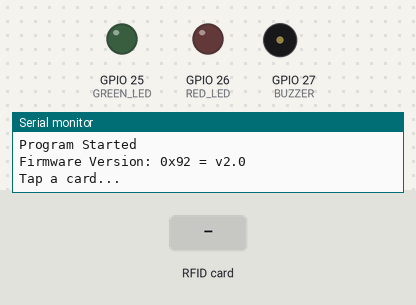
Recording of a program running on a simulated ESP32. On the bench: output pins drawn as LEDs (lit = HIGH), buzzer (waves = sounding, pin HIGH), the last lines printed to the serial monitor. Inputs (shaded band) come from the test bench.

Above: at 1.2 s.
1.3 s: RFID card 53 0C 98 56 held to the reader
At 2.0 s:
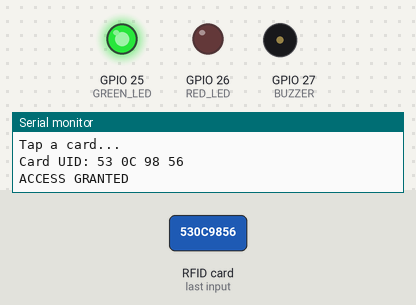
4.3 s: RFID card 5E 7A 19 C4 held to the reader
At 5.1 s:
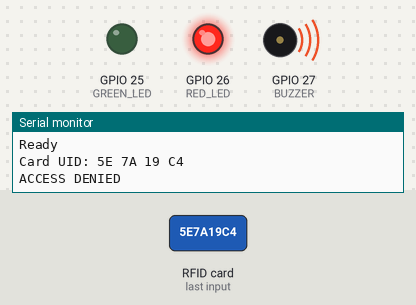
Timing chart, 0 to 7.3 s (numbered marks = the images above; inputs shaded):
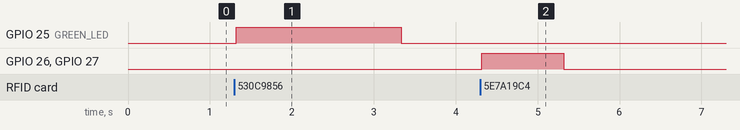

Measured:
- after the input at 1.3 s, GPIO 25 (GREEN_LED): LOW → HIGH at once, → LOW 2.0 s later
- after the input at 4.3 s, GPIO 26 (RED_LED), GPIO 27 (BUZZER): LOW → HIGH at once, → LOW 1.0 s later

The program:

main.cpp
```cpp
#include <Arduino.h>
// Libraries
#include <SPI.h>
#include <MFRC522.h>

// Global variables
#define RFID_SS 5
#define RFID_RST 22

MFRC522 rfid(RFID_SS, RFID_RST);

String authorizedUIDs[] = {"53 0C 98 56"};
int numAuthorized = 1;

#define GREEN_LED 25
#define RED_LED   26
#define BUZZER    27

unsigned long indicatorStart = 0;
unsigned long indicatorTime = 0;
bool indicatorOn = false;

String lastUID = "";
unsigned long lastScanTime = 0;

// Functions

// getUID() turns the card's UID bytes into text, for example "4A 1F 9C 02"
String getUID() {
  String uid = "";
  for (byte i = 0; i < rfid.uid.size; i++) {
    if (rfid.uid.uidByte[i] < 0x10) {
      uid = uid + "0";
    }

    uid = uid + String(rfid.uid.uidByte[i], HEX);

    if (i < rfid.uid.size - 1) {
      uid = uid + " ";
    }
  }

  uid.toUpperCase();
  return uid;
}

bool isAuthorized(String uid) {
  for (int i = 0; i < numAuthorized; i++) {
    if (uid == authorizedUIDs[i]) {
      return true;
    }
  }
  return false;
}

void startIndicatorTimer(unsigned long duration) {
  indicatorStart = millis();
  indicatorTime = duration;
  indicatorOn = true;
}

void allIndicatorsOff() {
  digitalWrite(GREEN_LED, LOW);
  digitalWrite(RED_LED, LOW);
  digitalWrite(BUZZER, LOW);
}

void onAccessGranted() {
  Serial.println("ACCESS GRANTED");
  allIndicatorsOff();
  digitalWrite(GREEN_LED, HIGH);
  startIndicatorTimer(2000);
}

void onAccessDenied() {
  Serial.println("ACCESS DENIED");
  allIndicatorsOff();
  digitalWrite(RED_LED, HIGH);
  digitalWrite(BUZZER, HIGH);
  startIndicatorTimer(1000);
}

void onTimerExpired() {
  allIndicatorsOff();
  indicatorOn = false;
  Serial.println("Ready");
}

void onCardScanned(String uid) {
  if (uid == lastUID && millis() - lastScanTime < 2000) {
    Serial.println("Repeat ignored");
    return;
  }
  lastUID = uid;
  lastScanTime = millis();

  Serial.print("Card UID: ");
  Serial.println(uid);

  if (isAuthorized(uid) == true) {
    onAccessGranted();
  }
  else {
    onAccessDenied();
  }
}


void setup() {
  Serial.begin(115200);
  Serial.println("Program Started");

  // RFID code
  SPI.begin();
  rfid.PCD_Init();
  delay(10);
  rfid.PCD_DumpVersionToSerial();
  Serial.println("Tap a card...");

  // LED and buzzer code
  pinMode(GREEN_LED, OUTPUT);
  pinMode(RED_LED, OUTPUT);
  pinMode(BUZZER, OUTPUT);
}

void loop() {
  // Card detection
  if (rfid.PICC_IsNewCardPresent() == true && rfid.PICC_ReadCardSerial() == true) {
    String uid = getUID();
    onCardScanned(uid);
    rfid.PICC_HaltA();
    rfid.PCD_StopCrypto1();
  }

  // Timer
  if (indicatorOn == true && millis() - indicatorStart >= indicatorTime) {
    onTimerExpired();
  }
}
```
